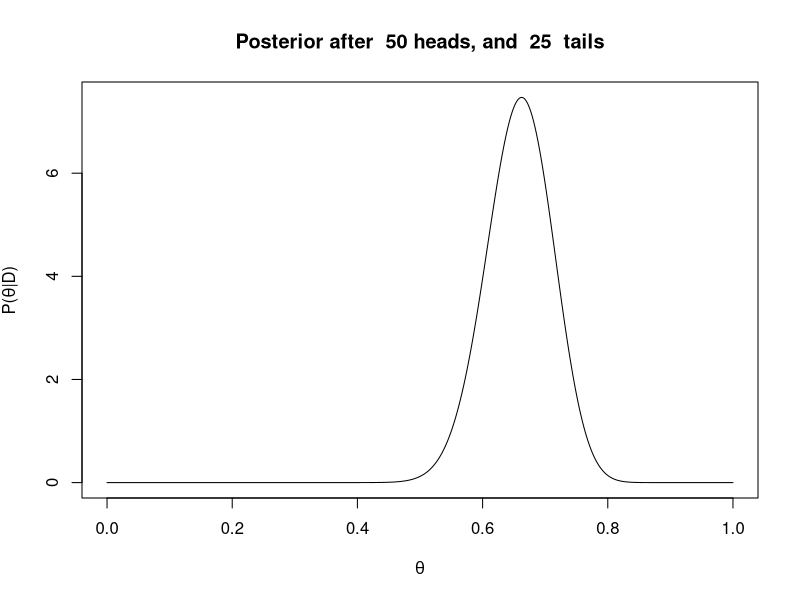

Write the R code that produced this figure.
# Función para analizar volados con Bayes

bayes_moneda <- function(heads, tails, alpha=2, beta=2, ax=None)
{
    x <- seq(from = 0, to = 1,  length.out = 1000)
    y <- dbeta(x, heads+alpha, tails+beta)
    
    plot(x, y, type = "l", main = paste("Posterior after ", heads, 
                                        "heads, and ", tails, " tails"),
         xlab = expression(theta), 
         ylab = expression(paste("P(", theta, "|D)")))
}

bayes_moneda(50, 25)


           
           